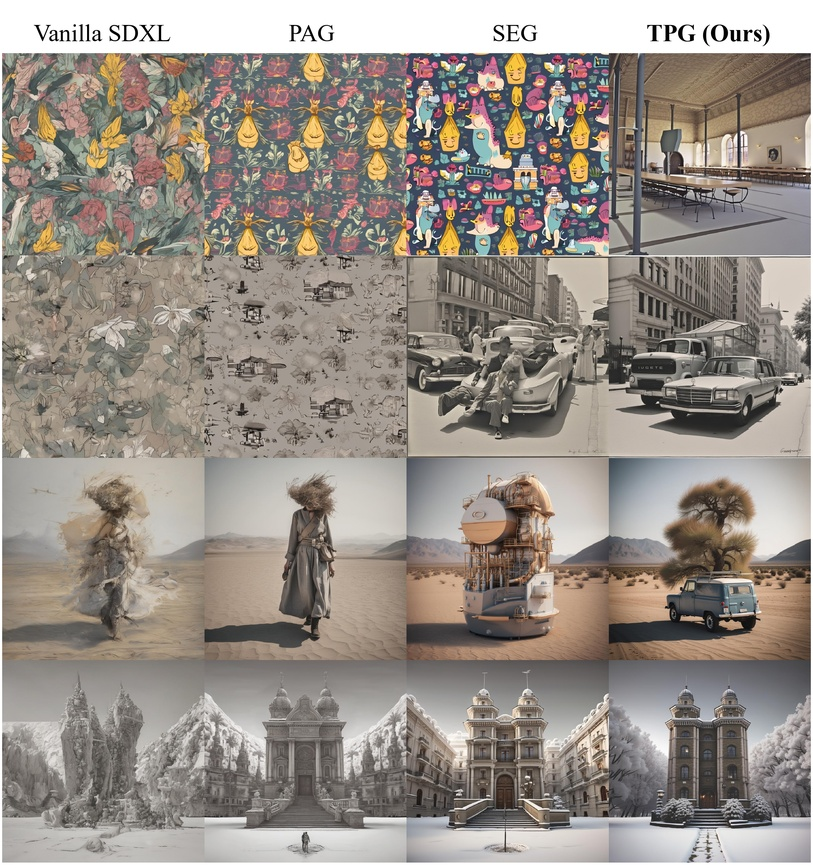
#> input picture extras/TPG/assets/uncond_generation.jpg, 813 x 868 px, shrunk from 2250 x 2400 before the run
$ python -i image_effects.py   (imports and definitions only)
#> lines starting #> are read from the running program, lines starting #| are printed output that depends on the picture
import cv2
import numpy as np

def apply_ambient_occlusion(image: np.ndarray, strength: float = 0.5) -> np.ndarray:
    """
    Applies a subtle ambient occlusion effect to an image.
    This is a simplified 2D approximation, darkening soft contact lines.
    """
#> called with strength = 0.5
    gray = cv2.cvtColor(image, cv2.COLOR_RGB2GRAY)
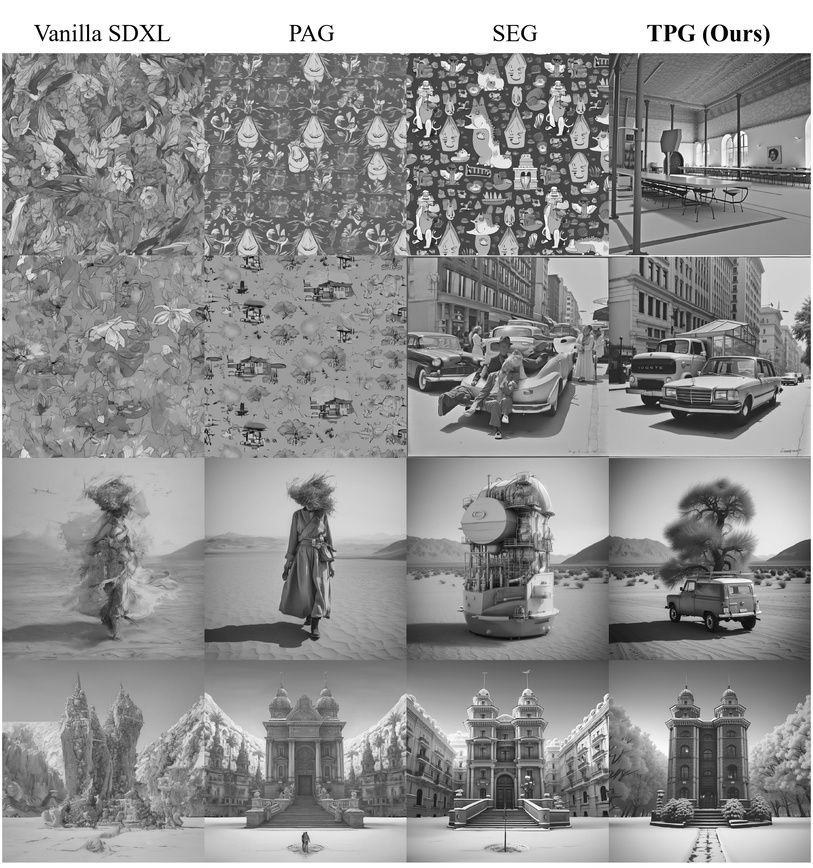
#> gray: shape (868, 813); min 0, max 255, mean 144.4
    blurred = cv2.GaussianBlur(gray, (0, 0), 5)
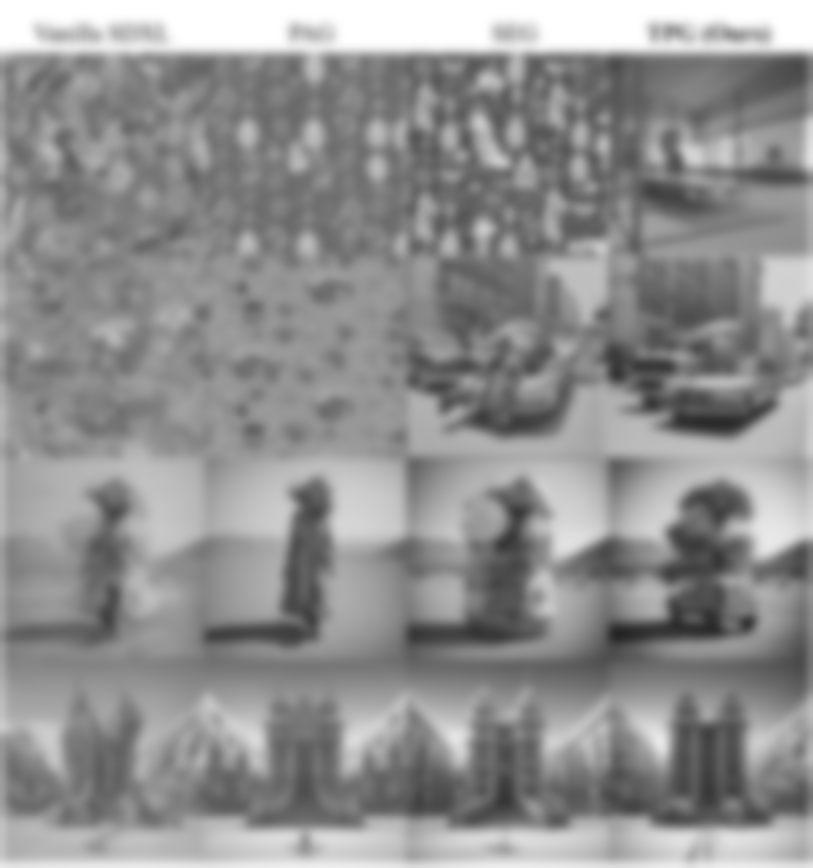
#> blurred: shape (868, 813); min 36, max 255, mean 144.3
    edges = cv2.Canny(blurred, 50, 150)
#> edges: shape (868, 813); every value is 0

    # Dilate edges to create thicker "contact areas"
    kernel = np.ones((3,3),np.uint8)
    dilated_edges = cv2.dilate(edges, kernel, iterations = 1)

    # Invert and normalize to create an occlusion map (darker where edges are)
    occlusion_map = 255 - dilated_edges
#> occlusion_map: shape (868, 813); every value is 255
    occlusion_map = occlusion_map.astype(np.float32) / 255.0
#> occlusion_map: shape (868, 813) float32; every value is 1

    # Apply the occlusion map to the original image
    # Convert image to float for multiplication
    image_float = image.astype(np.float32) / 255.0

    # Apply darkening effect
    # Reshape occlusion_map to (H, W, 1) for broadcasting
    occlusion_map_3d = np.expand_dims(occlusion_map, axis=2)
    output_image = image_float * (1.0 - strength * (1.0 - occlusion_map_3d))

    # Convert back to 0-255 uint8
    output_image = np.clip(output_image * 255.0, 0, 255).astype(np.uint8)

    return output_image

def apply_fresnel(image: np.ndarray, strength: float = 0.5) -> np.ndarray:
    """
    Applies a subtle Fresnel-like effect to an image, adding light to borders.
    This is a simplified 2D approximation.
    """
    gray = cv2.cvtColor(image, cv2.COLOR_RGB2GRAY)
    blurred = cv2.GaussianBlur(gray, (0, 0), 5)
    edges = cv2.Canny(blurred, 50, 150)

    # Dilate edges to create a border area
    kernel = np.ones((3,3),np.uint8)
    dilated_edges = cv2.dilate(edges, kernel, iterations = 1)

    # Normalize to create a fresnel map (brighter where edges are)
    fresnel_map = dilated_edges.astype(np.float32) / 255.0

    # Apply the fresnel map to the original image
    # Convert image to float for multiplication
    image_float = image.astype(np.float32) / 255.0

    # Apply brightening effect
    # Reshape fresnel_map to (H, W, 1) for broadcasting
    fresnel_map_3d = np.expand_dims(fresnel_map, axis=2)
    output_image = image_float * (1.0 + strength * fresnel_map_3d)

    # Convert back to 0-255 uint8
    output_image = np.clip(output_image * 255.0, 0, 255).astype(np.uint8)

    return output_image

>>> import cv2
>>> picture = cv2.cvtColor(cv2.imread('../extras/TPG/assets/uncond_generation.jpg'), cv2.COLOR_BGR2RGB)
>>> result = apply_ambient_occlusion(picture)
